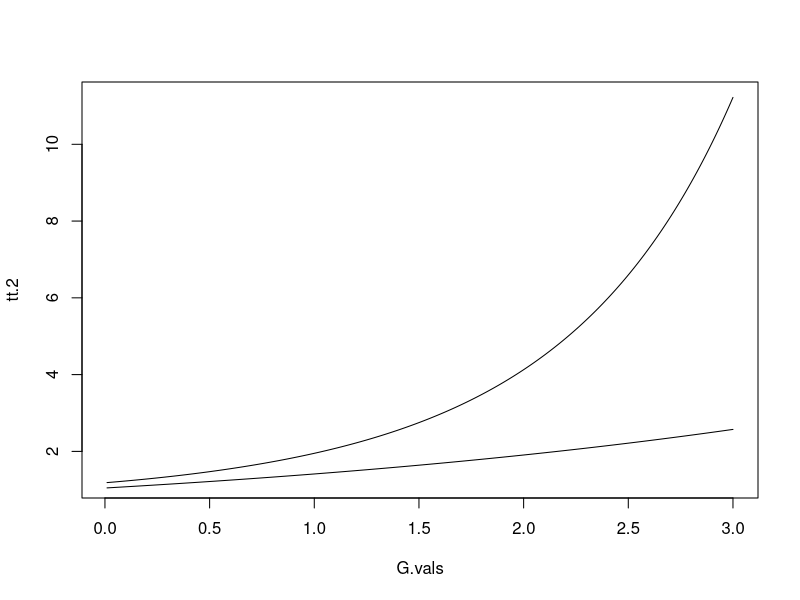

Write R code to recreate this figure. (Note: this script raises an error after producing the figure.)
d.sel.1 <- function(G, s, Ve){
    return(exp(s*G) * exp(s^2*Ve/2))
}

d.sel.2 <- function(G, s, k, Ve){
    p1 <- exp((2*G*(G*k+s)+s^2*Ve) / (2-4*k*Ve))
    return(sqrt(1-2*k*Ve)^(-1)*p1)
}

G.vals <- seq(.01, 3, by=.01)
tt.1 <- unlist(lapply(G.vals, d.sel.1, s=.3, Ve=1))
tt.2 <- unlist(lapply(G.vals, d.sel.2, s=.3, Ve=1, k=0.1))
plot(G.vals, tt.2, type="l")
points(G.vals, tt.1, type="l")

m.1 <- function(Z, s, k, V, Ve){
    A <- (2*G*k + s) / (1 - 2*k*Ve)
    B <- (2*k) / (1 - 2*k*Ve)
    wg <- d.sel.2(Z, s, k, Ve)
    result <- wg
    return(result)
}

m.2 <- function(Z, s, k, V, Ve, M3){
    A <- (2*G*k + s) / (1 - 2*k*Ve)
    B <- (2*k) / (1 - 2*k*Ve)
    wg <- d.sel.2(Z, s, k, Ve)
    result <- wg * (1 + (V/2)*(B + A^2))
    return(result)
}

m.3 <- function(Z, s, k, V, Ve, M3){
    A <- (2*G*k + s) / (1 - 2*k*Ve)
    B <- (2*k) / (1 - 2*k*Ve)
    wg <- d.sel.2(Z, s, k, Ve)
    result <- wg * (1 + (V/2)*(B + A^2) + (M3/6) * (3*A*B + A^3))
    return(result)
}

m.4 <- function(Z, s, k, V, Ve, M3, M4){
    A <- (2*G*k + s) / (1 - 2*k*Ve)
    B <- (2*k) / (1 - 2*k*Ve)
    wg <- d.sel.2(Z, s, k, Ve)
    result <- wg * (1 + (V/2)*(B + A^2) + (M3/6)*(3*A*B + A^3) + 
                        (M4/24)*(3*B^2 + 6*A^2*B + A^4))
    return(result)
}

m.1(1, .3, .02, 1)
m.2(1, .3, .02, 1)
m.3(1, .3, .02, 1, 0)
m.4(1, .3, .02, 1, 0, 3)

L1 <- function(Z, s, k, V, Ve, M3, M4){
    A <- (2*G*k + s) / (1 - 2*k*Ve)
    B <- (2*k) / (1 - 2*k*Ve)
    D <- (1 + (V/2)*(B + A^2) + (M3/6)*(3*A*B + A^3) + 
              (M4/24)*(3*B^2 + 6*A*B + A^4))
    result <- A + (V/2)*(3*A*B + A^3) + (M3/6)*(3*B^2 + 6*A^2*B + A^4) +
        (M4/24)*(15*B^2*A + 10*A^3*B + A^5)
    return(result/D)
}

L2 <- function(Z, s, k, V, Ve, M3, M4){
    A <- (2*G*k + s) / (1 - 2*k*Ve)
    B <- (2*k) / (1 - 2*k*Ve)
    D <- (1 + (V/2)*(B + A^2) + (M3/6)*(3*A*B + A^3) + 
              (M4/24)*(3*B^2 + 6*A*B + A^4))
    result <- B + A^2
    return(result/(2*D))
}

L3 <- function(Z, s, k, V, Ve, M3, M4){
    A <- (2*G*k + s) / (1 - 2*k*Ve)
    B <- (2*k) / (1 - 2*k*Ve)
    D <- (1 + (V/2)*(B + A^2) + (M3/6)*(3*A*B + A^3) + 
              (M4/24)*(3*B^2 + 6*A*B + A^4))
    result <- 3*A*B + A^3
    return(result/(6*D))
}

L4 <- function(Z, s, k, V, Ve, M3, M4){
    A <- (2*G*k + s) / (1 - 2*k*Ve)
    B <- (2*k) / (1 - 2*k*Ve)
    D <- (1 + (V/2)*(B + A^2) + (M3/6)*(3*A*B + A^3) + 
              (M4/24)*(3*B^2 + 6*A*B + A^4))
    result <- 3*B^2 + 6*A^2*B + A^4
    return(result/(24*D))
}

delta.z <- function(Z, s, k, V, Ve, M3, M4){
    l1 <- L1(Z=Z, s=s, k=k, V=V, Ve=Ve, M3=M3, M4=M4)
    l2 <- L2(Z=Z, s=s, k=k, V=V, Ve=Ve, M3=M3, M4=M4)
    l3 <- L3(Z=Z, s=s, k=k, V=V, Ve=Ve, M3=M3, M4=M4)
    result <- V*l1 + M3*l2 + (M4 - 3*V)*l3
    return(result)
}

pdf("sel_resp.pdf", width=9, height=3)
par(mfrow = c(1,3))
Z <- 1; V <- 1; Ve <- 1; M3 <- 0; M4 <- 4; s <- .001; k <- .01
d.test.1 <- mapply(delta.z, Z=Z, s=s, k=k, V=V, Ve=Ve, M3=M3, M4=m4.set) /
    delta.z(Z=Z, s=s, k=k, V=V, Ve=Ve, M3=M3, M4=3*V)
d.test.2 <- mapply(delta.z, Z=Z, s=s, k=k, V=0.5*V, Ve=0.5*Ve, M3=M3, M4=m4.set) /
    delta.z(Z=Z, s=s, k=k, V=0.5*V, Ve=0.5*Ve, M3=M3, M4=3*0.5*V)
d.test.3 <- mapply(delta.z, Z=Z, s=s, k=k, V=2*V, Ve=2*Ve, M3=M3, M4=m4.set) /
    delta.z(Z=Z, s=s, k=k, V=2*V, Ve=2*Ve, M3=M3, M4=3*2*V)

plot((m4.set - 3*V)/(V^2), d.test.1, type="l", 
     xlim=c(-1.5,4), ylim=c(0.8,1.4), log="y", xlab="excess kurtosis", 
     ylab="Response to selection relative to normal", lwd=2, lty=2, 
     main = expression(paste(epsilon, "= 0.01")))
points((m4.set - 1.5*V)/((0.5*V)^2), d.test.2, type="l", lwd=2, lty=1)
points((m4.set - 6*V)/(4*V^2), d.test.3, type="l", lwd=2, lty=3)
legend("topleft", lwd=rep(2,3), lty=1:3, legend=paste("CV = ", c(0.7, 1, 1.4)))

Z <- 1; V <- 1; Ve <- 1; M3 <- 0; M4 <- 4; s <- .001; k <- .05
d.test.1 <- mapply(delta.z, Z=Z, s=s, k=k, V=V, Ve=Ve, M3=M3, M4=m4.set) /
    delta.z(Z=Z, s=s, k=k, V=V, Ve=Ve, M3=M3, M4=3*V)
d.test.2 <- mapply(delta.z, Z=Z, s=s, k=k, V=0.5*V, Ve=0.5*Ve, M3=M3, M4=m4.set) /
    delta.z(Z=Z, s=s, k=k, V=0.5*V, Ve=0.5*Ve, M3=M3, M4=3*0.5*V)
d.test.3 <- mapply(delta.z, Z=Z, s=s, k=k, V=2*V, Ve=2*Ve, M3=M3, M4=m4.set) /
    delta.z(Z=Z, s=s, k=k, V=2*V, Ve=2*Ve, M3=M3, M4=3*2*V)
plot((m4.set - 3*V)/(V^2), d.test.1, type="l", 
     xlim=c(-1.5,4), ylim=c(0.8,1.4), log="y", xlab="excess kurtosis", 
     ylab="Response to selection relative to normal", lwd=2, lty=2, 
     main = expression(paste(epsilon, "= 0.05")))
points((m4.set - 1.5*V)/((0.5*V)^2), d.test.2, type="l", lwd=2, lty=1)
points((m4.set - 6*V)/(4*V^2), d.test.3, type="l", lwd=2, lty=3)
legend("topleft", lwd=rep(2,3), lty=1:3, legend=paste("CV = ", c(0.7, 1, 1.4)))

Z <- 1; V <- 1; Ve <- 1; M3 <- 0; M4 <- 4; s <- .001; k <- .1
d.test.1 <- mapply(delta.z, Z=Z, s=s, k=k, V=V, Ve=Ve, M3=M3, M4=m4.set) /
    delta.z(Z=Z, s=s, k=k, V=V, Ve=Ve, M3=M3, M4=3*V)
d.test.2 <- mapply(delta.z, Z=Z, s=s, k=k, V=0.5*V, Ve=0.5*Ve, M3=M3, M4=m4.set) /
    delta.z(Z=Z, s=s, k=k, V=0.5*V, Ve=0.5*Ve, M3=M3, M4=3*0.5*V)
d.test.3 <- mapply(delta.z, Z=Z, s=s, k=k, V=2*V, Ve=2*Ve, M3=M3, M4=m4.set) /
    delta.z(Z=Z, s=s, k=k, V=2*V, Ve=2*Ve, M3=M3, M4=3*2*V)
plot((m4.set - 3*V)/(V^2), d.test.1, type="l", 
     xlim=c(-1.5,4), ylim=c(0.8,1.4), log="y", xlab="excess kurtosis", 
     ylab="Response to selection relative to normal", lwd=2, lty=2, 
     main = expression(paste(epsilon, "= 0.1")))
points((m4.set - 1.5*V)/((0.5*V)^2), d.test.2, type="l", lwd=2, lty=1)
points((m4.set - 6*V)/(4*V^2), d.test.3, type="l", lwd=2, lty=3)
legend("topleft", lwd=rep(2,3), lty=1:3, legend=paste("CV = ", c(0.7, 1, 1.4)))
dev.off()



pdf("sel_resp_mom4.pdf", width=9, height=3)
par(mfrow = c(1,3))
Z <- 1; V <- 1; Ve <- 1; M3 <- 0; M4 <- 4; s <- .3; k <- .01
d.test.1 <- mapply(delta.z, Z=Z, s=s, k=k, V=V, Ve=Ve, M3=M3, M4=m4.set) /
    delta.z(Z=Z, s=s, k=k, V=V, Ve=Ve, M3=M3, M4=3*V)
d.test.2 <- mapply(delta.z, Z=Z, s=s, k=k, V=0.5*V, Ve=0.5*Ve, M3=M3, M4=m4.set) /
    delta.z(Z=Z, s=s, k=k, V=0.5*V, Ve=0.5*Ve, M3=M3, M4=3*0.5*V)
d.test.3 <- mapply(delta.z, Z=Z, s=s, k=k, V=2*V, Ve=2*Ve, M3=M3, M4=m4.set) /
    delta.z(Z=Z, s=s, k=k, V=2*V, Ve=2*Ve, M3=M3, M4=3*2*V)

plot((m4.set - 3*V)/(V^2), d.test.1, type="l", 
     xlim=c(-1.5,4), ylim=c(0.8,1.4), log="y", xlab="excess fourth moment", 
     ylab="Response to selection relative to normal", lwd=2, lty=2, 
     main = expression(paste(epsilon, "= 0.01")))
points((m4.set - 1.5*V), d.test.2, type="l", lwd=2, lty=1)
points((m4.set - 6*V), d.test.3, type="l", lwd=2, lty=3)
legend("topleft", lwd=rep(2,3), lty=1:3, legend=paste("CV = ", c(0.7, 1, 1.4)))

Z <- 1; V <- 1; Ve <- 1; M3 <- 0; M4 <- 4; s <- .3; k <- .05
d.test.1 <- mapply(delta.z, Z=Z, s=s, k=k, V=V, Ve=Ve, M3=M3, M4=m4.set) /
    delta.z(Z=Z, s=s, k=k, V=V, Ve=Ve, M3=M3, M4=3*V)
d.test.2 <- mapply(delta.z, Z=Z, s=s, k=k, V=0.5*V, Ve=0.5*Ve, M3=M3, M4=m4.set) /
    delta.z(Z=Z, s=s, k=k, V=0.5*V, Ve=0.5*Ve, M3=M3, M4=3*0.5*V)
d.test.3 <- mapply(delta.z, Z=Z, s=s, k=k, V=2*V, Ve=2*Ve, M3=M3, M4=m4.set) /
    delta.z(Z=Z, s=s, k=k, V=2*V, Ve=2*Ve, M3=M3, M4=3*2*V)
plot((m4.set - 3*V), d.test.1, type="l", 
     xlim=c(-1.5,4), ylim=c(0.8,1.4), log="y", xlab="excess fourth moment", 
     ylab="Response to selection relative to normal", lwd=2, lty=2, 
     main = expression(paste(epsilon, "= 0.05")))
points((m4.set - 1.5*V), d.test.2, type="l", lwd=2, lty=1)
points((m4.set - 6*V), d.test.3, type="l", lwd=2, lty=3)
legend("topleft", lwd=rep(2,3), lty=1:3, legend=paste("CV = ", c(0.7, 1, 1.4)))

Z <- 1; V <- 1; Ve <- 1; M3 <- 0; M4 <- 4; s <- .3; k <- .1
d.test.1 <- mapply(delta.z, Z=Z, s=s, k=k, V=V, Ve=Ve, M3=M3, M4=m4.set) /
    delta.z(Z=Z, s=s, k=k, V=V, Ve=Ve, M3=M3, M4=3*V)
d.test.2 <- mapply(delta.z, Z=Z, s=s, k=k, V=0.5*V, Ve=0.5*Ve, M3=M3, M4=m4.set) /
    delta.z(Z=Z, s=s, k=k, V=0.5*V, Ve=0.5*Ve, M3=M3, M4=3*0.5*V)
d.test.3 <- mapply(delta.z, Z=Z, s=s, k=k, V=2*V, Ve=2*Ve, M3=M3, M4=m4.set) /
    delta.z(Z=Z, s=s, k=k, V=2*V, Ve=2*Ve, M3=M3, M4=3*2*V)
plot((m4.set - 3*V), d.test.1, type="l", 
     xlim=c(-1.5,4), ylim=c(0.8,1.4), log="y", xlab="excess fourth moment", 
     ylab="Response to selection relative to normal", lwd=2, lty=2, 
     main = expression(paste(epsilon, "= 0.1")))
points((m4.set - 1.5*V), d.test.2, type="l", lwd=2, lty=1)
points((m4.set - 6*V), d.test.3, type="l", lwd=2, lty=3)
legend("topleft", lwd=rep(2,3), lty=1:3, legend=paste("CV = ", c(0.7, 1, 1.4)))
dev.off()

